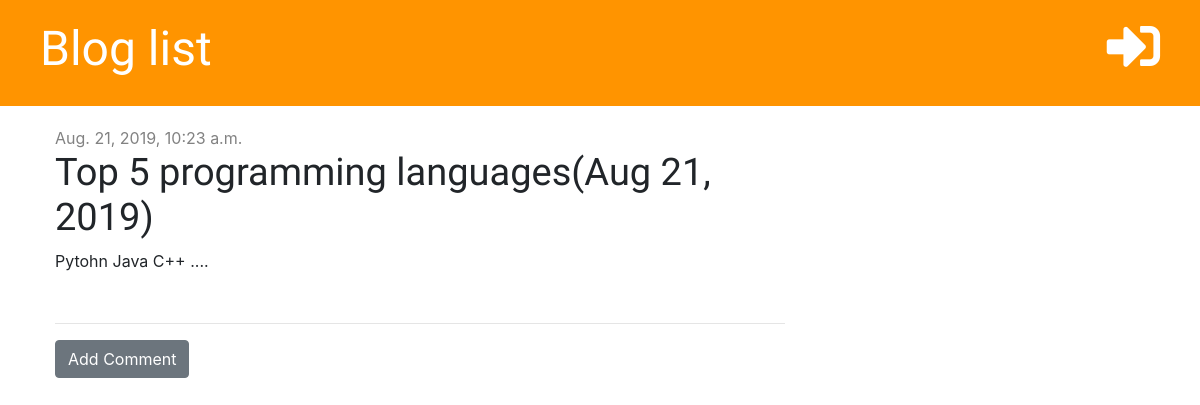
Before: /post/2/ with the older database file.
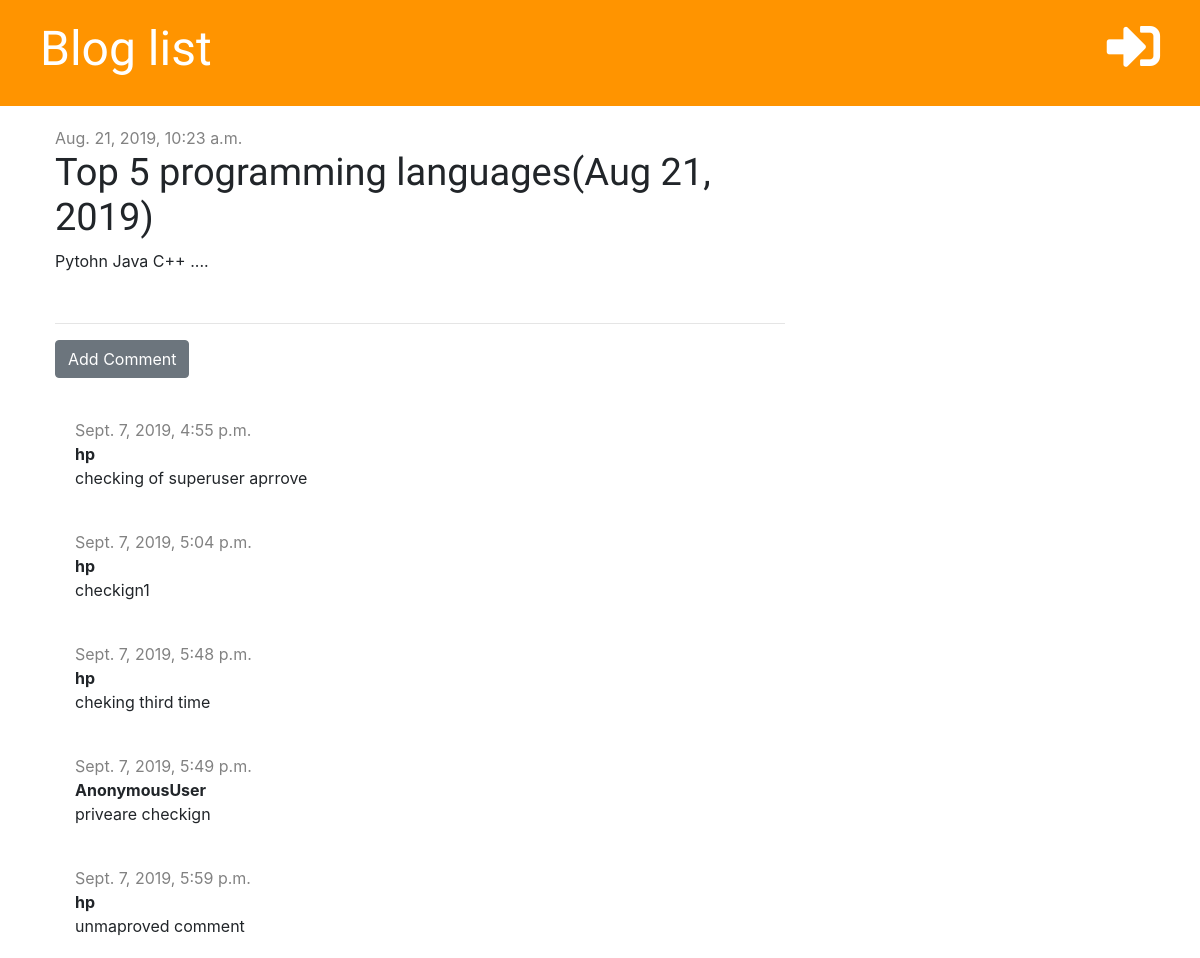
After: the same page with the newer database file.
### blog/models.py (models this page shows, shortened)
class Post(models.Model):
    author = models.ForeignKey('auth.User', on_delete=models.CASCADE)
    title = models.CharField(max_length=200)
    text = models.TextField()
    created_date = models.DateTimeField(default=timezone.now)
    published_date = models.DateTimeField(blank=True, null=True)

class Comment(models.Model):
    post = models.ForeignKey('blog.Post', on_delete=models.CASCADE, related_name='comments')
    author = models.CharField(max_length=50)
    text = models.TextField()
    created_date = models.DateTimeField(default=timezone.now)
    approved = models.BooleanField(default=False)

### blog/views.py (the view)
# urls.py: path('post/<int:pk>/', views.post_detail, name='post_detail'),
def post_detail(request, pk):
    post = get_object_or_404(Post, pk=pk)
    stuff_for_frontend = {'post': post}
    return render(request, 'blog/post_detail.html', stuff_for_frontend)

### blog/templates/blog/post_detail.html (shortened to what this page needs)
{% extends 'blog/base.html' %}
{% block content %}
    <div class="post">
        {% if post.published_date %}
            <div class="date">
                {{ post.published_date }}
            </div>
        {% else %}
            <a href="{% url 'post_publish' pk=post.pk %}" class="btn btn-primary">Publish</a>
        {% endif %}
        <h1>{{ post.title }}</h1>
        <p>{{ post.text|linebreaksbr }}</p>
    </div>
    <hr>
    <a href="{% url 'add_comment_to_post' pk=post.pk %}" class="btn btn-secondary" >Add Comment</a>
    {% for comment in post.comments.all %}
        {% if comment.approved %}
            <div class="comment">
                <div class="date">
                    {{ comment.created_date }}
                </div>
                <strong>{{ comment.author }}</strong>
                <p>{{ comment.text }}</p>
            </div>
        {% endif %}
    {% empty %}
        <p>No comment yet...</p>
    {% endfor %}
{% endblock %}

### blog/templates/blog/base.html (shortened to what this page needs)
{% load staticfiles %}
<html lang="en">
<head>
    <link rel="stylesheet" href="https://stackpath.bootstrapcdn.com/bootstrap/4.3.1/css/bootstrap.min.css">
    <link rel="stylesheet" href="{% static 'css/blog.css' %}">
    <link rel="stylesheet" href="https://use.fontawesome.com/releases/v5.10.2/css/all.css">
</head>
<body>
<div class="page-header">
    {% if user.is_authenticated %}
        <a href="{% url 'unpublished_posts' %}" class="top-menu"><i class="fas fa-cloud fa-2x"></i></a>
        <a href="{% url 'post_new' %}" class="top-menu"><i class="fas fa-plus fa-2x"></i></a>
        <p class="top-menu">Hello, {{ user.username }}<small> (<a href="{% url 'logout' %}">Logout</a>) </small></p>
    {% else %}
        <a href="{% url 'login' %}" class="top-menu"><i class="fas fa-sign-in-alt fa-2x"></i></a>
    {% endif %}
    <h1><a href="{% url 'post_list' %}">Blog list</a></h1>
</div>
<div class="content container">
    <div class="row">
        <div class="col-md-8">
            {% block content %}
            {% endblock %}
        </div>
    </div>
</div>
</body>
</html>

### blog/static/css/blog.css (style rules this page uses)
.page-header { background-color: #ff9400; margin-top:0; padding: 20px 20px 20px 40px; }
.page-header h1 a { color: #ffffff; font-size: 36pt; text-decoration: none; }
.content { margin-left:40px; }
h1, h2, h3, h4 { font-family: 'Tangerine', 'Inconsolata', 'Droid Sans', 'serif'; font-size: 38px; }
.date { color: #828282; padding: 20px 0px 0px 0px; }
.post { margin-bottom:50px; }
.page-header .top-menu { color: ffffff; float: right; margin-right: 20px; font-size: 20pt; }
.comment { margin: 20px 0px 20px 20px; }

Changed rows visible on the page:
added Comment: created_date "Sept. 7, 2019, 4:55 p.m.", author "hp", text "checking of superuser aprrove"
added Comment: created_date "Sept. 7, 2019, 5:04 p.m.", author "hp", text "checkign1"
added Comment: created_date "Sept. 7, 2019, 5:48 p.m.", author "hp", text "cheking third time"
added Comment: created_date "Sept. 7, 2019, 5:49 p.m.", author "AnonymousUser", text "priveare checkign"
added Comment: created_date "Sept. 7, 2019, 5:59 p.m.", author "hp", text "unmaproved comment"
